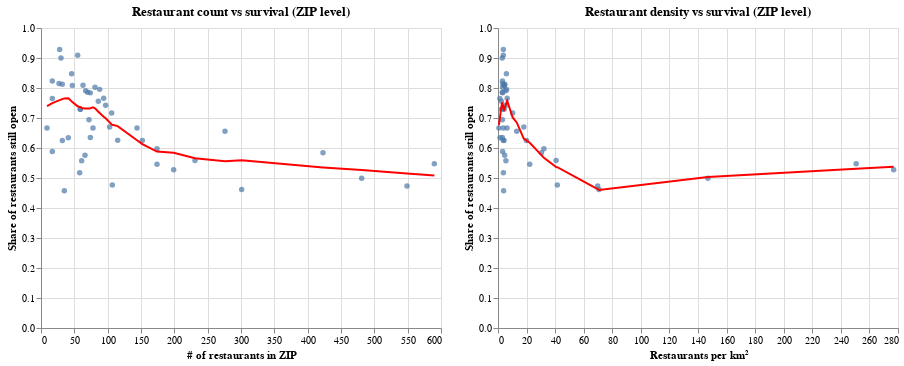

Here is the notebook cell this chart was saved with:
### Code cell
# Restaurant count vs survival
scatter_n = (
    alt.Chart(zip_density)
      .mark_circle()
      .encode(
          x=alt.X("n_businesses:Q", title="# of restaurants in ZIP"),
          y=alt.Y("pct_open:Q", title="Share of restaurants still open"),
          tooltip=["postal_code:N", "n_businesses:Q", "pct_open:Q"]
      )
      .properties(
          width=400,
          height=300
      )
)

loess_counts = (
    alt.Chart(zip_density)
      .transform_loess('n_businesses', 'pct_open', bandwidth=0.5)
      .mark_line(color='red', size=2)
      .encode(x='n_businesses:Q', y='pct_open:Q')
)

(scatter_n + loess_counts)


chart_counts = (
    (scatter_n + loess_counts)
    .properties(title="Restaurant count vs survival (ZIP level)")
)


# Restaurant density vs survival
scatter_density = (
    alt.Chart(zip_density)
      .mark_circle()
      .encode(
          x=alt.X("restaurants_per_km2:Q",
                  title="Restaurants per km²"),
          y=alt.Y("pct_open:Q", title="Share of restaurants still open"),
          tooltip=["postal_code:N", "restaurants_per_km2:Q", "pct_open:Q"]
      )
      .properties(
          width=400,
          height=300
      )
)

loess_density = (
    alt.Chart(zip_density)
      .transform_loess('restaurants_per_km2', 'pct_open', bandwidth=0.5)
      .mark_line(color='red', size=2)
      .encode(x='restaurants_per_km2:Q', y='pct_open:Q')
)

(scatter_density + loess_density)


chart_density = (
    (scatter_density + loess_density)
    .properties(title="Restaurant density vs survival (ZIP level)")
)


# Side by side
chart_counts | chart_density

### Figure 1 — Vega-Lite specification as saved in the notebook (floating-point values rounded to 4 significant figures)
{"config": {"view": {"continuousWidth": 300, "continuousHeight": 300}}, "hconcat": [{"layer": [{"mark": {"type": "circle"}, "encoding": {"tooltip": [{"field": "postal_code", "type": "nominal"}, {"field": "n_businesses", "type": "quantitative"}, {"field": "pct_open", "type": "quantitative"}], "x": {"field": "n_businesses", "title": "# of restaurants in ZIP", "type": "quantitative"}, "y": {"field": "pct_open", "title": "Share of restaurants still open", "type": "quantitative"}}}, {"mark": {"type": "line", "color": "red", "size": 2}, "encoding": {"x": {"field": "n_businesses", "type": "quantitative"}, "y": {"field": "pct_open", "type": "quantitative"}}, "transform": [{"loess": "pct_open", "on": "n_businesses", "bandwidth": 0.5}]}], "height": 300, "title": "Restaurant count vs survival (ZIP level)", "width": 400}, {"layer": [{"mark": {"type": "circle"}, "encoding": {"tooltip": [{"field": "postal_code", "type": "nominal"}, {"field": "restaurants_per_km2", "type": "quantitative"}, {"field": "pct_open", "type": "quantitative"}], "x": {"field": "restaurants_per_km2", "title": "Restaurants per km²", "type": "quantitative"}, "y": {"field": "pct_open", "title": "Share of restaurants still open", "type": "quantitative"}}}, {"mark": {"type": "line", "color": "red", "size": 2}, "encoding": {"x": {"field": "restaurants_per_km2", "type": "quantitative"}, "y": {"field": "pct_open", "type": "quantitative"}}, "transform": [{"loess": "pct_open", "on": "restaurants_per_km2", "bandwidth": 0.5}]}], "height": 300, "title": "Restaurant density vs survival (ZIP level)", "width": 400}], "data": {"name": "data-e21ed8c94a26fd41a3a0e5ea495b57bd"}, "$schema": "https://vega.github.io/schema/vega-lite/v5.20.1.json", "datasets": {"data-e21ed8c94a26fd41a3a0e5ea495b57bd": [{"postal_code": "19120", "n_businesses": 88.0, "pct_open": 0.7955, "area_km2": 14.56, "restaurants_per_km2": 6.043}, {"postal_code": "19121", "n_businesses": 61.0, "pct_open": 0.5574, "area_km2": 11.03, "restaurants_per_km2": 5.532}, {"postal_code": "19122", "n_businesses": 103.0, "pct_open": 0.6699, "area_km2": 5.689, "restaurants_per_km2": 18.1}, {"postal_code": "19123", "n_businesses": 231.0, "pct_open": 0.5584, "area_km2": 5.677, "restaurants_per_km2": 40.69}, {"postal_code": "19124", "n_businesses": 70.0, "pct_open": 0.7857, "area_km2": 22.96, "restaurants_per_km2": 3.048}, {"postal_code": "19125", "n_businesses": 152.0, "pct_open": 0.625, "area_km2": 7.639, "restaurants_per_km2": 19.9}, {"postal_code": "19126", "n_businesses": 17.0, "pct_open": 0.5882, "area_km2": 5.25, "restaurants_per_km2": 3.238}, {"postal_code": "19127", "n_businesses": 107.0, "pct_open": 0.4766, "area_km2": 2.577, "restaurants_per_km2": 41.52}, {"postal_code": "19128", "n_businesses": 115.0, "pct_open": 0.6261, "area_km2": 31.17, "restaurants_per_km2": 3.69}, {"postal_code": "19102", "n_businesses": 199.0, "pct_open": 0.5276, "area_km2": 0.7184, "restaurants_per_km2": 277.0}, {"postal_code": "19103", "n_businesses": 481.0, "pct_open": 0.499, "area_km2": 3.274, "restaurants_per_km2": 146.9}, {"postal_code": "19104", "n_businesses": 423.0, "pct_open": 0.5839, "area_km2": 13.91, "restaurants_per_km2": 30.41}, {"postal_code": "19106", "n_businesses": 301.0, "pct_open": 0.4618, "area_km2": 4.256, "restaurants_per_km2": 70.73}, {"postal_code": "19107", "n_businesses": 590.0, "pct_open": 0.5475, "area_km2": 2.353, "restaurants_per_km2": 250.7}, {"postal_code": null, "n_businesses": null, "pct_open": null, "area_km2": 0.01499, "restaurants_per_km2": null}, {"postal_code": "19111", "n_businesses": 74.0, "pct_open": 0.7838, "area_km2": 23.15, "restaurants_per_km2": 3.196}, {"postal_code": "19112", "n_businesses": 9.0, "pct_open": 0.6667, "area_km2": 14.04, "restaurants_per_km2": 0.641}, {"postal_code": "19114", "n_businesses": 81.0, "pct_open": 0.8025, "area_km2": 25.2, "restaurants_per_km2": 3.214}, {"postal_code": "19115", "n_businesses": 78.0, "pct_open": 0.6667, "area_km2": 20.74, "restaurants_per_km2": 3.761}, {"postal_code": "19116", "n_businesses": 72.0, "pct_open": 0.6944, "area_km2": 23.08, "restaurants_per_km2": 3.12}, {"postal_code": "19118", "n_businesses": 66.0, "pct_open": 0.5758, "area_km2": 14.1, "restaurants_per_km2": 4.681}, {"postal_code": "19119", "n_businesses": 58.0, "pct_open": 0.5172, "area_km2": 15.4, "restaurants_per_km2": 3.765}, {"postal_code": "19149", "n_businesses": 106.0, "pct_open": 0.717, "area_km2": 10.34, "restaurants_per_km2": 10.26}, {"postal_code": "19150", "n_businesses": 32.0, "pct_open": 0.8125, "area_km2": 6.633, "restaurants_per_km2": 4.824}, {"postal_code": "19151", "n_businesses": 47.0, "pct_open": 0.8085, "area_km2": 10.63, "restaurants_per_km2": 4.42}, {"postal_code": "19152", "n_businesses": 59.0, "pct_open": 0.7288, "area_km2": 13.77, "restaurants_per_km2": 4.285}, {"postal_code": "19153", "n_businesses": 86.0, "pct_open": 0.7558, "area_km2": 37.0, "restaurants_per_km2": 2.324}, {"postal_code": "19154", "n_businesses": 41.0, "pct_open": 0.6341, "area_km2": 28.7, "restaurants_per_km2": 1.429}, {"postal_code": "19129", "n_businesses": 35.0, "pct_open": 0.4571, "area_km2": 8.858, "restaurants_per_km2": 3.951}, {"postal_code": "19130", "n_businesses": 174.0, "pct_open": 0.5977, "area_km2": 5.413, "restaurants_per_km2": 32.14}, {"postal_code": "19131", "n_businesses": 74.0, "pct_open": 0.6351, "area_km2": 24.22, "restaurants_per_km2": 3.055}, {"postal_code": "19132", "n_businesses": 30.0, "pct_open": 0.9, "area_km2": 10.03, "restaurants_per_km2": 2.99}, {"postal_code": "19133", "n_businesses": 17.0, "pct_open": 0.8235, "area_km2": 5.474, "restaurants_per_km2": 3.106}, {"postal_code": "19134", "n_businesses": 97.0, "pct_open": 0.7423, "area_km2": 17.08, "restaurants_per_km2": 5.68}, {"postal_code": "19135", "n_businesses": 67.0, "pct_open": 0.791, "area_km2": 12.11, "restaurants_per_km2": 5.531}, {"postal_code": "19136", "n_businesses": 59.0, "pct_open": 0.7288, "area_km2": 24.64, "restaurants_per_km2": 2.394}, {"postal_code": "19137", "n_businesses": 17.0, "pct_open": 0.7647, "area_km2": 12.99, "restaurants_per_km2": 1.309}, {"postal_code": "19138", "n_businesses": 32.0, "pct_open": 0.625, "area_km2": 7.607, "restaurants_per_km2": 4.207}, {"postal_code": "19139", "n_businesses": 46.0, "pct_open": 0.8478, "area_km2": 7.817, "restaurants_per_km2": 5.885}, {"postal_code": "19140", "n_businesses": 55.0, "pct_open": 0.9091, "area_km2": 14.76, "restaurants_per_km2": 3.726}, {"postal_code": "19141", "n_businesses": 27.0, "pct_open": 0.8148, "area_km2": 8.103, "restaurants_per_km2": 3.332}, {"postal_code": "19142", "n_businesses": 28.0, "pct_open": 0.9286, "area_km2": 7.493, "restaurants_per_km2": 3.737}, {"postal_code": "19143", "n_businesses": 94.0, "pct_open": 0.766, "area_km2": 14.59, "restaurants_per_km2": 6.441}, {"postal_code": "19144", "n_businesses": 63.0, "pct_open": 0.8095, "area_km2": 15.07, "restaurants_per_km2": 4.182}, {"postal_code": "19145", "n_businesses": 144.0, "pct_open": 0.6667, "area_km2": 22.62, "restaurants_per_km2": 6.366}, {"postal_code": "19146", "n_businesses": 174.0, "pct_open": 0.546, "area_km2": 7.834, "restaurants_per_km2": 22.21}, {"postal_code": "19147", "n_businesses": 549.0, "pct_open": 0.4736, "area_km2": 7.87, "restaurants_per_km2": 69.76}, {"postal_code": "19148", "n_businesses": 276.0, "pct_open": 0.6558, "area_km2": 21.08, "restaurants_per_km2": 13.09}]}}
